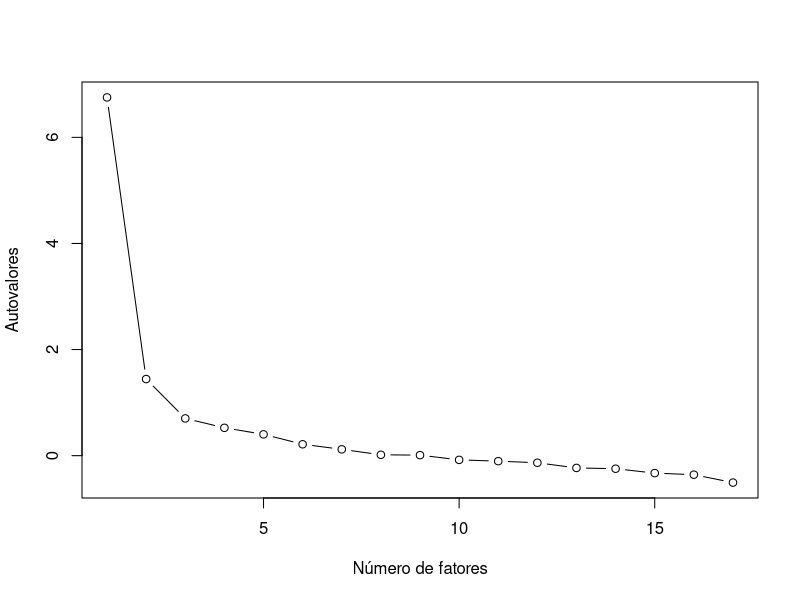
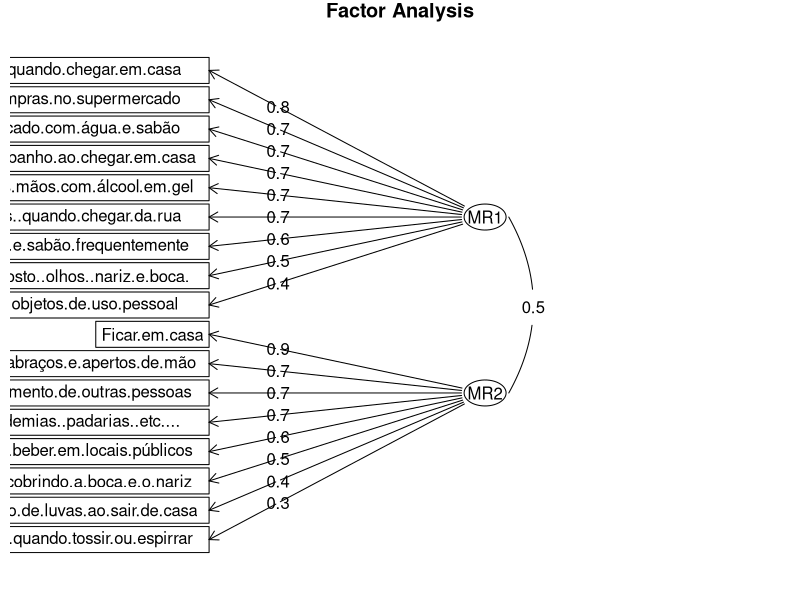
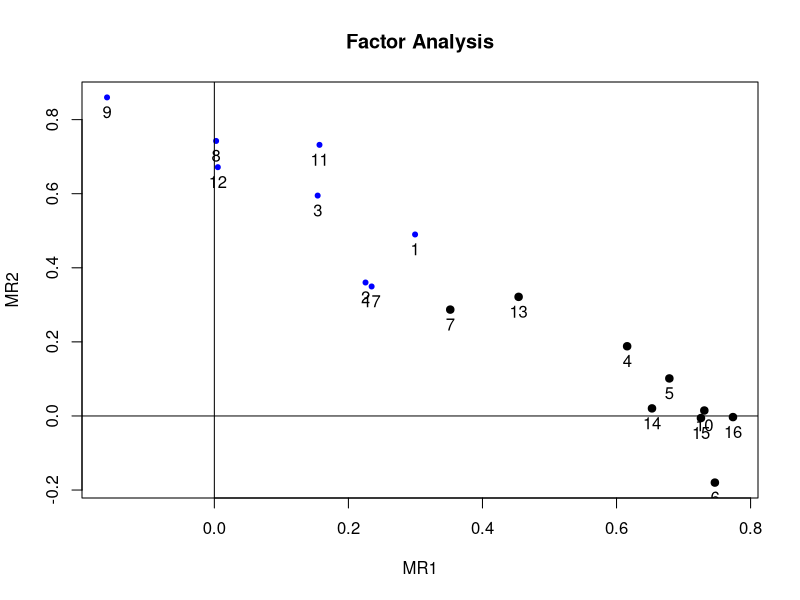

Write the R code that produced these figures, in order.
library(psych)




df <- read.csv("database.csv")



# Medidas de adequação para EFA

result_bartlett <- cortest.bartlett(df)
print(result_bartlett$p)
## Significativo para bartlett

result_kmo <- KMO(df)
print(result_kmo$MSA)
## KMO = 0.855



# Inciando EFA
efa <- fa(df, nfactors = 2, rotate = "oblimin", fm="minres", cor= "poly")



# Scree plot e autovalores
autovalores <- efa$values
print(autovalores)
num_fatores <- seq_along(autovalores)
plot(num_fatores, autovalores, type="b", xlab="Número de fatores", ylab="Autovalores")
## tanto os autovalores quanto o scree plot indicam 2 fatores

summary(efa)
## RMSR = 0.06 indica um bom valor de ajuste para o modelo

# plot de diagrama
fa.diagram(efa)
efa$loadings

## itens que compoem o primeiro fator
itens_fa1 <- names(efa$loadings[,1][abs(efa$loadings[,1]) > 0.3])
itens_fa1

## itens que compoem o segundor fator
itens_fa2 <- names(efa$loadings[,2][abs(efa$loadings[,2]) > 0.323])
itens_fa2




# Medindo precisão


plot(efa)

df_fa1 <- df[c(itens_fa1)]
df_fa2 <- df[c(itens_fa2)]

alpha_fa1 <- alpha(df_fa1)
omega_fa1 <- omega(df_fa1, nfactors = 1,poly = TRUE)
print(alpha_fa1)
print(omega_fa1)
## alpha_fa1 = 0.82
## omega_fa1 = 0.89
## o drop de itens não aumenta o coeficiente

alpha_fa2 <- alpha(df_fa2)
omega_fa2 <- omega(df_fa2, nfactors = 1,poly = TRUE)
print(alpha_fa2)
print(omega_fa2)
## alpha_fa2 = 0.79
## omega_fa2 = 0.87 
## retirar o item "Uso.de.luvas.ao.sair.de.casa" aumenta o alpha para 0.80
## "Cobrir.a.boca.quando.tossir.ou.espirrar" faz sentido que esteja dentro do fator de distanciamento?
